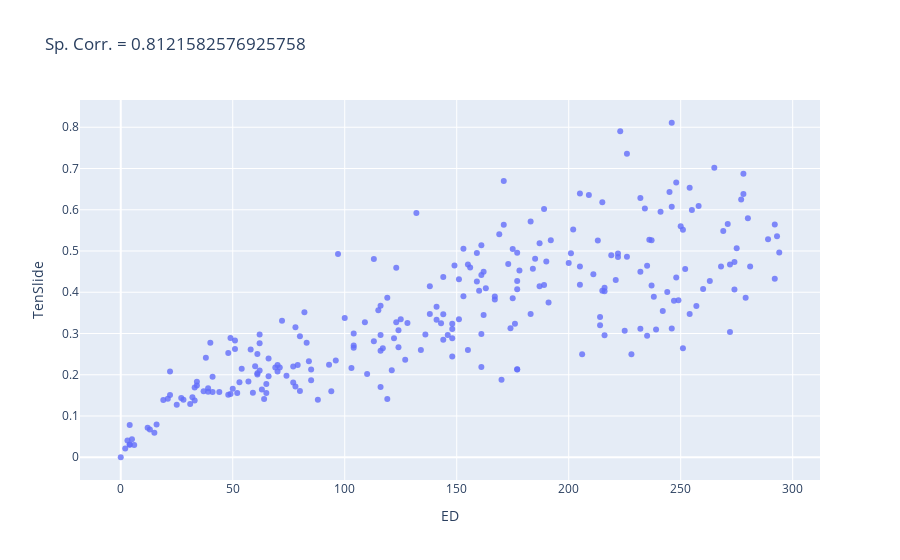

Notebook code cell kept with this figure:
### Code cell
methods = list(dists.keys())
methods.remove('ED')

method = methods[2]
df = {k: d[:,2] for k,d in dists.items()}
df = pd.DataFrame(df)
# fig = px.scatter(df,x='ED', y='OMH', opacity=0.2, marginal_x='histogram', marginal_y='histogram')
d1 = df['ED'].values
d2 = df[method].values
# d1 = d1[d1<1000]
# d2 = d2[d1<1000]
R = stats.spearmanr(d1, d2)
fig = px.scatter(df,x='ED', y=method, opacity=0.8, title='Sp. Corr. = {}'.format(R[0]))
fig.show()

### Figure 1 — Plotly figure (JSON) as saved in the notebook; plotly's stock layout.template omitted (floating-point values rounded to 4 significant figures; data arrays with more than 128 entries replaced by an {"elided": "..."} marker saying what was removed)
{"data": [{"hovertemplate": "ED=%{x}<br>TenSlide=%{y}<extra></extra>", "legendgroup": "", "marker": {"color": "#636efa", "opacity": 0.8, "symbol": "circle"}, "mode": "markers", "name": "", "orientation": "v", "showlegend": false, "type": "scatter", "x": {"elided": "249 int values"}, "xaxis": "x", "y": {"elided": "249 float values"}, "yaxis": "y"}], "layout": {"legend": {"tracegroupgap": 0}, "title": {"text": "Sp. Corr. = 0.8121582576925758"}, "xaxis": {"anchor": "y", "domain": [0.0, 1.0], "title": {"text": "ED"}}, "yaxis": {"anchor": "x", "domain": [0.0, 1.0], "title": {"text": "TenSlide"}}}}
